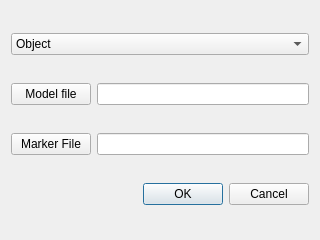
<?xml version="1.0" encoding="UTF-8"?>
<ui version="4.0">
 <class>AddMarkerDialog</class>
 <widget class="QDialog" name="AddMarkerDialog">
  <property name="geometry">
   <rect>
    <x>0</x>
    <y>0</y>
    <width>320</width>
    <height>240</height>
   </rect>
  </property>
  <property name="windowTitle">
   <string>Add Marker</string>
  </property>
  <layout class="QVBoxLayout" name="verticalLayout">
   <item>
    <widget class="QComboBox" name="TypeComboBox">
     <item>
      <property name="text">
       <string>Object</string>
      </property>
     </item>
     <item>
      <property name="text">
       <string>Lightsource</string>
      </property>
     </item>
    </widget>
   </item>
   <item>
    <layout class="QHBoxLayout" name="modelLayout">
     <item>
      <widget class="QPushButton" name="modelButton">
       <property name="text">
        <string>Model file</string>
       </property>
      </widget>
     </item>
     <item>
      <widget class="QLineEdit" name="modelLine"/>
     </item>
    </layout>
   </item>
   <item>
    <layout class="QHBoxLayout" name="MarkerLayout">
     <item>
      <widget class="QPushButton" name="markerButton">
       <property name="text">
        <string>Marker File</string>
       </property>
      </widget>
     </item>
     <item>
      <widget class="QLineEdit" name="markerLine"/>
     </item>
    </layout>
   </item>
   <item>
    <widget class="QDialogButtonBox" name="buttonBox">
     <property name="orientation">
      <enum>Qt::Horizontal</enum>
     </property>
     <property name="standardButtons">
      <set>QDialogButtonBox::Cancel|QDialogButtonBox::Ok</set>
     </property>
    </widget>
   </item>
  </layout>
 </widget>
 <resources/>
 <connections>
  <connection>
   <sender>buttonBox</sender>
   <signal>accepted()</signal>
   <receiver>AddMarkerDialog</receiver>
   <slot>accept()</slot>
   <hints>
    <hint type="sourcelabel">
     <x>248</x>
     <y>254</y>
    </hint>
    <hint type="destinationlabel">
     <x>157</x>
     <y>274</y>
    </hint>
   </hints>
  </connection>
  <connection>
   <sender>buttonBox</sender>
   <signal>rejected()</signal>
   <receiver>AddMarkerDialog</receiver>
   <slot>reject()</slot>
   <hints>
    <hint type="sourcelabel">
     <x>316</x>
     <y>260</y>
    </hint>
    <hint type="destinationlabel">
     <x>286</x>
     <y>274</y>
    </hint>
   </hints>
  </connection>
 </connections>
</ui>
